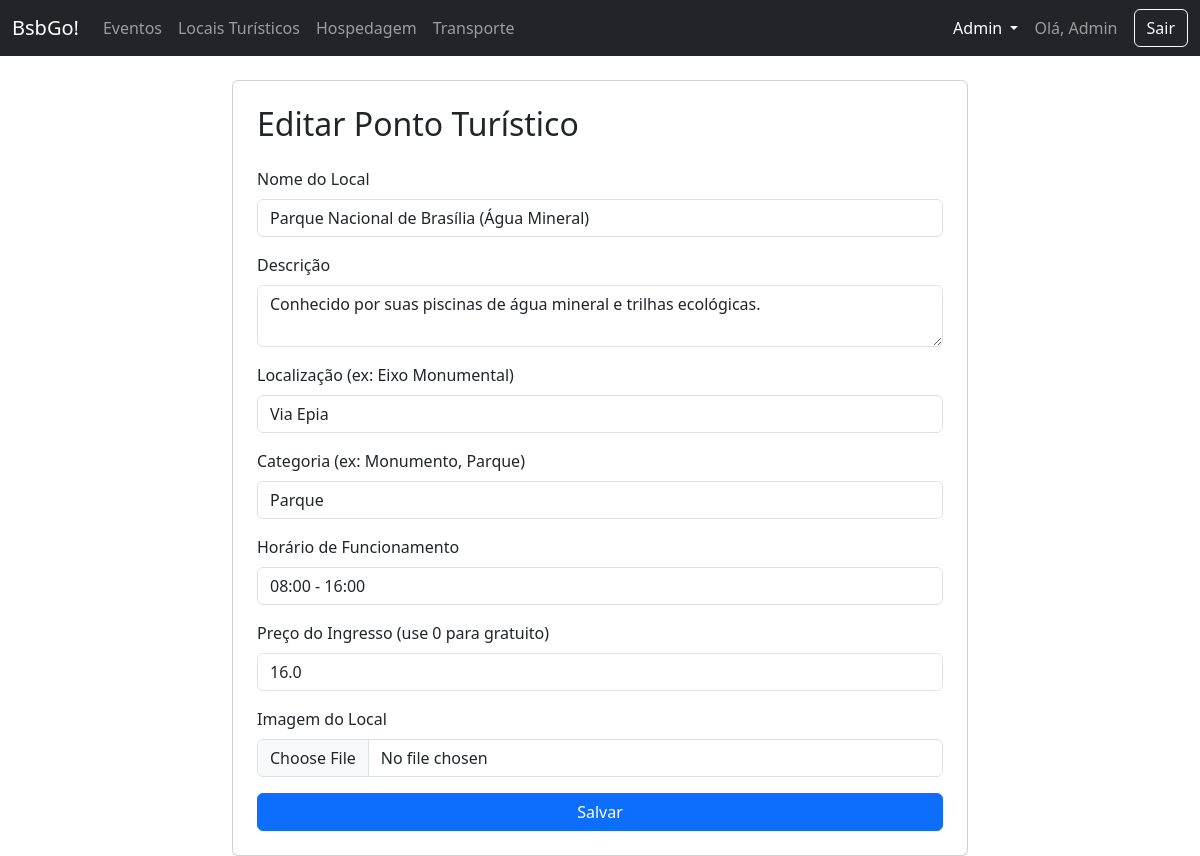
The page /admin/ponto/editar/2 (signed in) on the database its author committed.
### app/models.py (models this page shows, shortened)
class Usuario(UserMixin, db.Model):
    id = db.Column(db.Integer, primary_key=True)
    nome = db.Column(db.String(100), nullable=False)
    email = db.Column(db.String(150), unique=True, nullable=False)
    senha_hash = db.Column(db.String(256))
    tipo = db.Column(db.String(50), nullable=False, default='turista') # turista, morador, admin

class PontoTuristico(db.Model):
    id = db.Column(db.Integer, primary_key=True)
    nome = db.Column(db.String(100), nullable=False)
    descricao = db.Column(db.Text, nullable=False)
    localizacao = db.Column(db.String(150))
    categoria = db.Column(db.String(50))
    horario = db.Column(db.String(100))
    preco = db.Column(db.Float)
    imagem_file = db.Column(db.String(100), nullable=False, default='default.jpg')
    eventos = db.relationship('Evento', backref='ponto', lazy=True)

### app/routes.py (the view, shortened to what this page needs)
@main.route('/admin/ponto/editar/<int:ponto_id>', methods=['GET', 'POST'])
@login_required
@admin_required
def editar_ponto(ponto_id):
    ponto = PontoTuristico.query.get_or_404(ponto_id)
    form = PontoTuristicoForm(obj=ponto)
    return render_template('form_page.html', form=form, title="Editar Ponto Turístico")

### app/forms.py
class PontoTuristicoForm(FlaskForm):
    nome = StringField('Nome do Local', validators=[DataRequired()])
    descricao = TextAreaField('Descrição', validators=[DataRequired()])
    localizacao = StringField('Localização (ex: Eixo Monumental)')
    categoria = StringField('Categoria (ex: Monumento, Parque)')
    horario = StringField('Horário de Funcionamento')
    preco = FloatField('Preço do Ingresso (use 0 para gratuito)')
    imagem = FileField('Imagem do Local', validators=[FileAllowed(['jpg', 'png', 'jpeg'])])
    submit = SubmitField('Salvar')

### app/__init__.py (called while the page is built)
def create_app():
    app = Flask(__name__)
    app.config['SECRET_KEY'] = os.environ.get('SECRET_KEY')
    app.config['SQLALCHEMY_DATABASE_URI'] = 'sqlite:///database.db'
    app.config['SQLALCHEMY_TRACK_MODIFICATIONS'] = False
    db.init_app(app)
    migrate.init_app(app, db)
    login_manager.init_app(app)
    login_manager.login_view = 'main.login' # type: ignore
    from .models import Usuario
    @login_manager.user_loader
    def load_user(user_id):
        return Usuario.query.get(int(user_id))
    from .routes import main as main_blueprint
    app.register_blueprint(main_blueprint)
    return app

### app/routes.py (called while the page is built)
def admin_required(f):
    @wraps(f)
    def decorated_function(*args, **kwargs):
        if not current_user.is_authenticated or current_user.tipo != 'admin':
            abort(403) # Proibido o acesso
        return f(*args, **kwargs)
    return decorated_function

### app/templates/form_page.html (shortened to what this page needs)
{% extends 'base.html' %}
{% block content %}
<div class="row justify-content-center">
    <div class="col-md-8">
        <div class="card p-4">
            <h2 class="mb-4">{{ title }}</h2>
            <form method="POST" novalidate enctype="multipart/form-data">
                {% for field in form if field.type != 'SubmitField' and field.type != 'CSRFTokenField' %}
                <div class="mb-3">
                    {{ field.label(class="form-label") }}
                    {{ field(class="form-control") }}
                </div>
                {% endfor %}
                {{ form.submit(class="btn btn-primary w-100") }}
            </form>
        </div>
    </div>
</div>
{% endblock %}

### app/templates/base.html (shortened to what this page needs)
<!DOCTYPE html>
<html lang="pt-br">
  <head>
    <link
      href="https://cdn.jsdelivr.net/npm/bootstrap@5.3.3/dist/css/bootstrap.min.css"
      rel="stylesheet"
    />
    <link rel="stylesheet" href="../static/css/style.css">
  </head>
  <body>
    <nav class="navbar navbar-expand-lg navbar-dark bg-dark">
      <div class="container-fluid">
        <a class="navbar-brand" href="{{ url_for('main.index') }}">BsbGo!</a>
        <div class="collapse navbar-collapse" id="navbarNav">
          <ul class="navbar-nav me-auto mb-2 mb-lg-0">
            <li class="nav-item"><a class="nav-link" href="#">Eventos</a></li>
            <li class="nav-item">
              <a class="nav-link" href="#">Locais Turísticos</a>
            </li>
            <li class="nav-item">
              <a class="nav-link" href="#">Hospedagem</a>
            </li>
            <li class="nav-item">
              <a class="nav-link" href="#">Transporte</a>
            </li>
          </ul>
          <div class="d-flex align-items-center">
            {% if current_user.is_authenticated %} {% if current_user.tipo ==
            'admin' %}
            <div class="nav-item dropdown me-3">
              <a
                class="nav-link dropdown-toggle text-white"
                href="#"
                id="adminDropdown"
                role="button"
                data-bs-toggle="dropdown"
                aria-expanded="false"
              >
                Admin
              </a>
            </div>
            {% endif %}
            <span class="navbar-text me-3">Olá, {{ current_user.nome }}</span>
            <a class="btn btn-outline-light" href="{{ url_for('main.logout') }}"
              >Sair</a
            >
            {% endif %}
          </div>
        </div>
      </div>
    </nav>
    <main class="container mt-4">
       {% block content %}{% endblock %}
    </main>
  </body>
</html>

### rows shown on the page
Usuario: nome "Admin"
PontoTuristico: nome "Parque Nacional de Brasília (Água Mineral)" "Conhecido por suas piscinas de água mineral e trilhas ecológicas." "Via Epia" "Parque" "08:00 - 16:00" "16.0"

### other values the page prints
{{ title }} "Editar Ponto Turístico"
{{ field.label(class="form-label") }} "Nome do Local" "Descrição" "Localização (ex: Eixo Monumental)" "Categoria (ex: Monumento, Parque)" "Horário de Funcionamento" "Preço do Ingresso (use 0 para gratuito)" "Imagem do Local"
